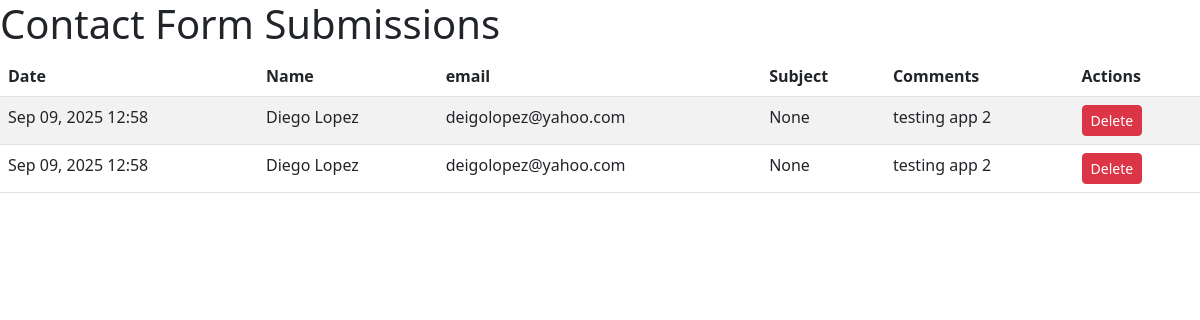
The page /firstapp/contact/list on the database its author committed.
### firstapp/models.py (models this page shows, shortened)
class Contact(models.Model):
    first_name = models.CharField(max_length=255)
    last_name = models.CharField(max_length=255, blank=True, null=True)
    email = models.EmailField(blank=True, null=True)
    subject = models.CharField(max_length=255, blank=True, null=True)
    comments = models.CharField(max_length=1000)
    created_at = models.DateTimeField(auto_now_add=True, blank=True, null=True)
    updated_at = models.DateTimeField(auto_now=True, blank=True, null=True)
    def full_name(self):
        return f"{self.first_name} {self.last_name}"
    class Meta:
        ordering = ['-created_at'] # newest

### firstapp/views.py (the view)
# urls.py: path('contact/list', views.contact_list, name="contact_list"),
def contact_list(request):
    contacts = Contact.objects.all().order_by('-created_at') #get all contacts
    return render(request, 'firstapp/contact_list.html', { 'contacts': contacts }) #Pass to template

### firstapp/templates/firstapp/contact_list.html (shortened to what this page needs)
{% extends 'firstapp/base.html' %}
{% block content %}
<h1>Contact Form Submissions</h1>
{% if contacts %}
    <table class="table table-striped">
        <thead>
            <th>Date</th>
            <th>Name</th>
            <th>email</th>
            <th>Subject</th>
            <th>Comments</th>
            <th>Actions</th>
        </thead>
        <tbody>
            {% for contact in contacts %}
                <tr>
                    <td>{{ contact.created_at|date:"M d, Y H:i" }}</td>
                    <td>{{ contact.full_name }}</td>
                    <td>{{ contact.email }}</td>
                    <td>{{ contact.subject }}</td>
                    <td>{{ contact.comments }}</td>
                    <td>
                        <div class="btn-group" role="group">
                            <button type="button" class="btn btn-sm btn-danger" data-bs-toggle="modal" data-bs-target="#deleteModal{{ contact.id }}">
                                 Delete
                            </button>
                        </div>
                    </td>
                </tr>
            {% endfor %}
        </tbody>
    </table>
{% else %}
    <p>No contacts available for display</p>
{% endif %}
{% endblock %}

### rows shown on the page
Contact: created_at "Sep 09, 2025 12:58", full_name "Diego Lopez", email "deigolopez@yahoo.com", subject "None", comments "testing app 2"
Contact: created_at "Sep 09, 2025 12:58", full_name "Diego Lopez", email "deigolopez@yahoo.com", subject "None", comments "testing app 2"
